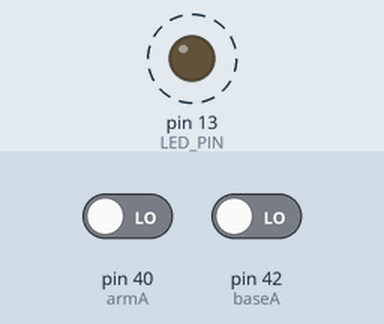
Recording of a sketch running on a simulated Teensy 4. Parts: output pins drawn as LEDs (lit = HIGH). Dashed ring = blinking. The test bench sets the inputs (shaded band); at power-on: pin 40 (armA) LOW, pin 42 (baseA) LOW. What the sketch prints to the serial monitor is not drawn.

Above: at 0.5 s.
Timing chart, 0 to 4.6 s (numbered marks = the images above):
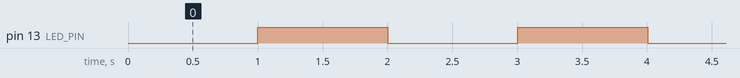

The sketch:

D3DM_firmware_Encoder.ino
```cpp
#define servo Serial1
#define wifi Serial2
#define laser Serial3

#define armA 40
#define armB 41

#define baseA 42
#define baseB 43

#define LED_PIN 13 // (Arduino is 13, Teensy is 11, Teensy++ is 6)

float getbase_angle();
float getArmAngle();

// ================================================================
// ===                      INITIAL SETUP                       ===
// ================================================================

boolean blinkState = false;

//base counter:
volatile unsigned int base_cnt = 0;

unsigned int base_A_old = 0;
unsigned int base_B_new = 0;
int base_step = 1;
static boolean base_rotating=false;      // debounce management
// interrupt service routine vars
boolean base_A_set = false;
boolean base_B_set = false;

//arm counter:
volatile unsigned int arm_cnt = 0;
int arm_step = 1;
unsigned int arm_A_old = 0;
unsigned int arm_B_new = 0;

static boolean arm_rotating=false;      // debounce management
// interrupt service routine vars
boolean arm_A_set = false;
boolean arm_B_set = false;

void setup() {

    // initialize serial communication
    // (115200 chosen because it is required for Teapot Demo output, but it's
    // really up to you depending on your project)
    Serial.begin(115200);

	/* servo motor serial 1 */
	servo.begin(9600);
	/* uart-wifi serial 2 */
	wifi.begin(115200);
	/* laser sensor serial 3 */
	laser.begin(115200);

	pinMode(baseA,INPUT);
	pinMode(baseB,INPUT);

	pinMode(armA,INPUT);
	pinMode(armB,INPUT);

	digitalWrite(armA, HIGH);
	digitalWrite(armB, HIGH);

	digitalWrite(baseA, HIGH);
	digitalWrite(baseB, HIGH);

	attachInterrupt(baseA, baseAInte, CHANGE);
	//attachInterrupt(baseB, baseBInte, CHANGE);

	attachInterrupt(armA, armAInte, CHANGE);
	//attachInterrupt(armB, armBInte, CHANGE);

    // configure LED for output
    pinMode(LED_PIN, OUTPUT);
}


// ================================================================
// ===                    MAIN PROGRAM LOOP                     ===
// ================================================================

void loop()
{
	arm_rotating = true;
	base_rotating = true;

	float base_angle = 0;
	float arm_angle = 0;
	int laser_data = 0;

	base_angle = getbase_angle();
	arm_angle = getarm_angle();
	laser_data = laser.parseInt();

	//print thru wifi:
	wifi.print(base_angle);
	wifi.print("\t");
	wifi.print(arm_angle);
	wifi.print("\t");
	wifi.println(laser_data);

	//print thru serial
	Serial.print(base_angle);
	Serial.print("\t");
	Serial.print(arm_angle);
	Serial.print("\t");
	Serial.println(laser_data);

    // blink LED to indicate activity
	blinkState = !blinkState;
	digitalWrite(LED_PIN, blinkState);
}

void ndelay(unsigned int n)
{
	while(n--);
}

float getbase_angle()
{
	return base_cnt*360/200;
}

float getarm_angle()
{
	return arm_cnt*360/100;
}

/*
  SerialEvent occurs whenever a new data comes in the
 hardware serial RX.  This routine is run between each
 time loop() runs, so using delay inside loop can delay
 response.  Multiple bytes of data may be available.
 */
void serialEvent2()
{
	char c;
	//Serial.println("Getting command from serve...");
	while (wifi.available())
	{
		c = wifi.read();
		servo.write(c);
		Serial.write(c);
	}
	//Serial.println("Got command from serve!!!!!!!");
}

void baseAInte()
{
	if(digitalRead(baseA) == digitalRead(baseB))
		base_cnt--;
	else
		base_cnt++;
}
/*
void baseBInte()
{
	if(digitalRead(baseA))
		base_step = -1;
	else
		base_step = 1;
}
*/
void armAInte()
{
	if(digitalRead(armA) == digitalRead(armB))
		arm_cnt--;
	else
		arm_cnt++;
}
/*
void armBInte()
{
	if(digitalRead(armA))
		arm_step = -1;
	else
		arm_step = 1;
}
*/
/*soft debounce method : failed to minus, can only add;
void baseAInte()
{
	// debounce
	if ( base_rotating )
		ndelay (1);  // wait a little until the bouncing is done

	// Test transition, did things really change?
	if( digitalRead(baseA) != base_A_set )
	{
		// debounce once more
		base_A_set = !base_A_set;

		// adjust counter + if A leads B
		if ( base_A_set && !base_B_set )
		  base_cnt += 1;

		base_rotating = false;  // no more debouncing until loop() hits again
	}
}

void baseBInte()
{
	if ( base_rotating )
		ndelay (1);

	if( digitalRead(baseB) != base_B_set )
	{
		base_B_set = !base_B_set;

		//  adjust counter - 1 if B leads A
		if( base_B_set && !base_A_set )
		  base_cnt -= 1;

		base_rotating = false;
	}
}

void armAInte()
{
	// debounce
	if ( arm_rotating == true );
	//	ndelay (1);  // wait a little until the bouncing is done

	// Test transition, did things really change?
	if( digitalRead(armA) != arm_A_set )
	{
		// debounce once more
		arm_A_set = !arm_A_set;

		// adjust counter + if A leads B
		if ( arm_A_set && !arm_B_set )
		  arm_cnt += 1;

		arm_rotating = false;  // no more debouncing until loop() hits again
	}
}

void armBInte()
{
	if ( arm_rotating );
	//	ndelay (1);

	if( digitalRead(armB) != arm_B_set )
	{
		arm_B_set = !arm_B_set;

		//  adjust counter - 1 if B leads A
		if( arm_B_set && !arm_A_set )
		  arm_cnt -= 1;

		arm_rotating = false;
	}
}
*/
```

Measured:
- by itself, pin 13 (LED_PIN): alternates HIGH for 1.0 s and LOW for 1.0 s
